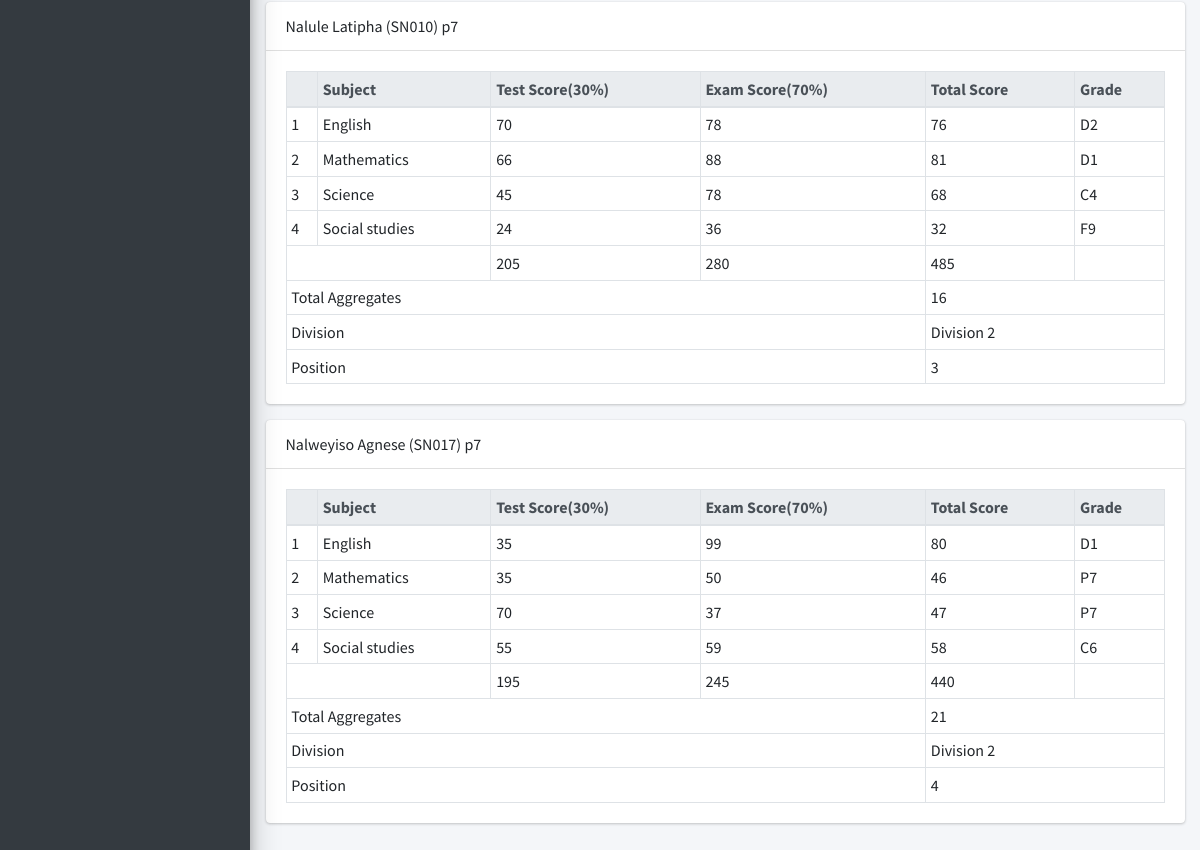
/result/view/all (signed in, lower part), run on an earlier commit of the app's database.
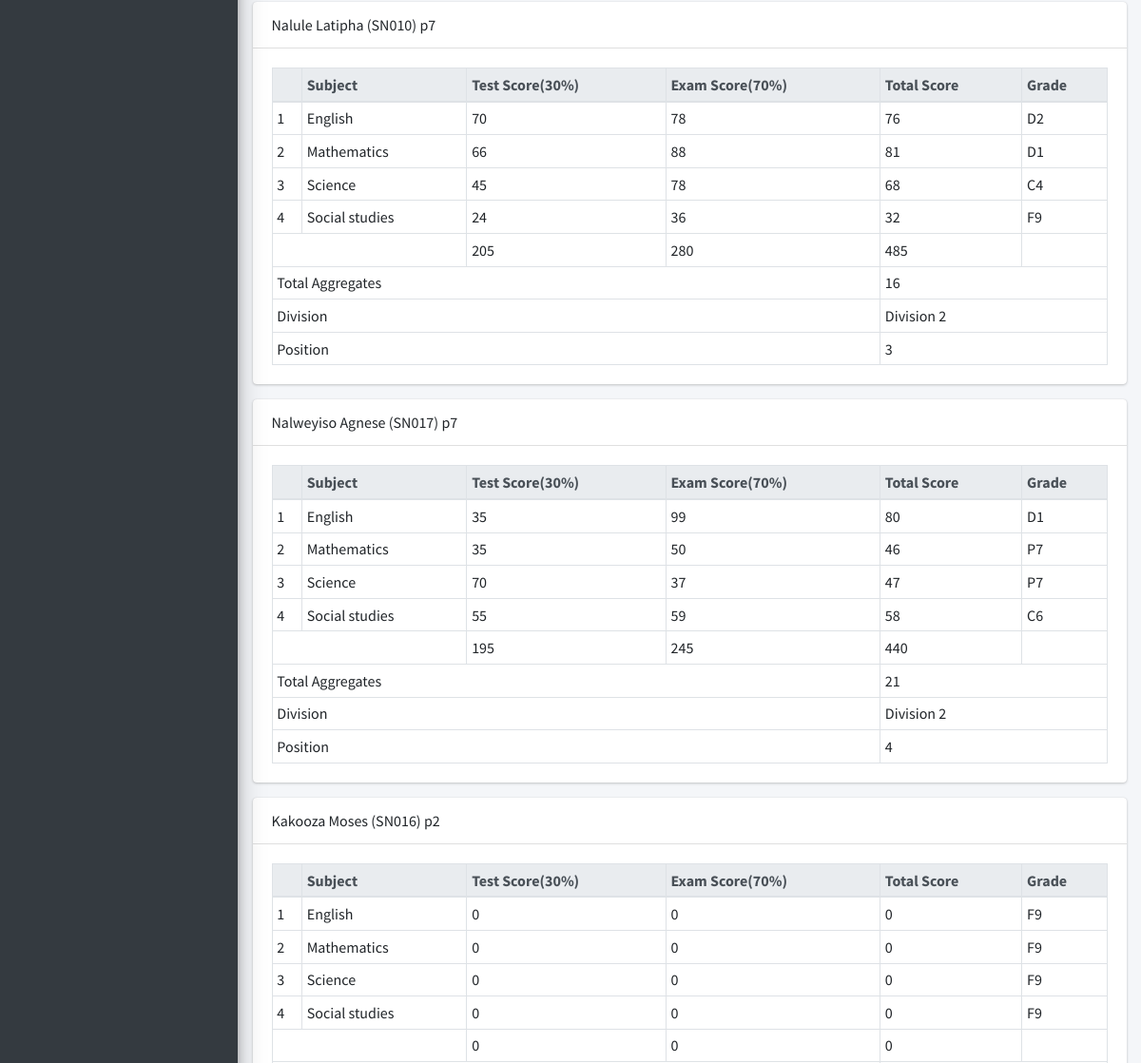
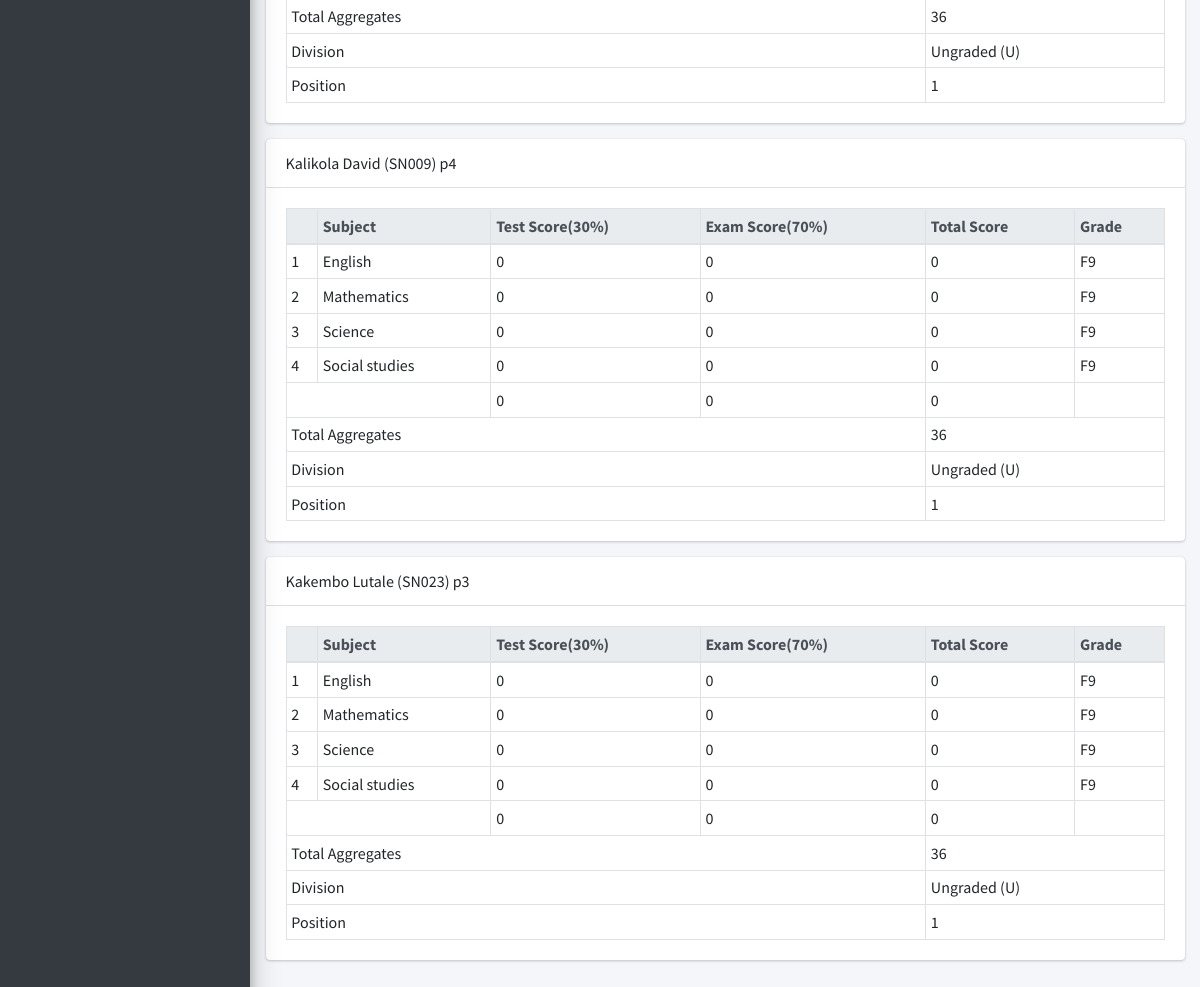
And on a later commit of the database (2 pictures, top to bottom).
### apps/students/models.py (models this page shows, shortened)
class Student(models.Model):
    STATUS_CHOICES = [("active", "Active"), ("inactive", "Inactive")]
    GENDER_CHOICES = [("male", "Male"), ("female", "Female")]
    current_status = models.CharField(
        max_length=10, choices=STATUS_CHOICES, default="active"
    )
    registration_number = models.CharField(max_length=200, unique=True)
    surname = models.CharField(max_length=200)
    firstname = models.CharField(max_length=200)
    other_name = models.CharField(max_length=200, blank=True)
    gender = models.CharField(max_length=10, choices=GENDER_CHOICES, default="male")
    date_of_birth = models.DateField(default=timezone.now)
    current_class = models.ForeignKey(
        StudentClass, on_delete=models.SET_NULL, blank=True, null=True
    )
    date_of_admission = models.DateField(default=timezone.now)
    mobile_num_regex = RegexValidator(
        regex="^[0-9]{10,15}$", message="Entered mobile number isn't in a right format!"
    )
    parent_mobile_number = models.CharField(
        validators=[mobile_num_regex], max_length=13, blank=True
    )
    address = models.TextField(blank=True)
    others = models.TextField(blank=True)
    passport = models.ImageField(blank=True, upload_to="students/passports/")
    class Meta:
        ordering = ["surname", "firstname", "other_name"]
    def __str__(self):
        return f"{self.surname} {self.firstname} {self.other_name} ({self.registration_number})"

### apps/corecode/models.py (models this page shows)
class StudentClass(models.Model):
    name = models.CharField(max_length=200, unique=True)
    class Meta:
        verbose_name = "Class"
        verbose_name_plural = "Classes"
        ordering = ["name"]
    def __str__(self):
        return self.name

class Subject(models.Model):
    name = models.CharField(max_length=200, unique=True)
    class Meta:
        ordering = ["name"]
    def __str__(self):
        return self.name

### apps/result/models.py (models this page shows, shortened)
class Result(models.Model):
    student = models.ForeignKey(Student, on_delete=models.CASCADE)
    session = models.ForeignKey(AcademicSession, on_delete=models.CASCADE)
    term = models.ForeignKey(AcademicTerm, on_delete=models.CASCADE)
    current_class = models.ForeignKey(StudentClass, on_delete=models.CASCADE)
    subject = models.ForeignKey(Subject, on_delete=models.CASCADE)
    test_score = models.IntegerField(default=0)
    exam_score = models.IntegerField(default=0)
    @property
    def calculate_total_aggregates(self):
        results = Result.objects.filter(student=self.student, session=self.session, term=self.term, current_class=self.current_class)
        total_aggregates = sum(result.aggregate() for result in results)
        return total_aggregates
    def total_score(self):
        weighted_test_score = self.test_score * 0.3
        weighted_exam_score = self.exam_score * 0.7
        return round(weighted_test_score + weighted_exam_score)
    def grade(self):
        return score_grade(self.total_score())
    def aggregate(self):
        total_score = self.total_score()
        if 0 <= total_score <= 34:
            return 9
        elif 35 <= total_score <= 44:
            return 8
        elif 45 <= total_score <= 54:
            return 7
        elif 55 <= total_score <= 59:
            return 6
        elif 60 <= total_score <= 64:
            return 5
        elif 65 <= total_score <= 69:
            return 4
        elif 70 <= total_score <= 74:
            return 3
        elif 75 <= total_score <= 79:
            return 2
        elif 80 <= total_score <= 100:
            return 1
    @property
    def calculate_division(self):
        total_aggregates = self.calculate_total_aggregates
        if 4 <= total_aggregates <= 12:
            return "Division 1"
        elif 13 <= total_aggregates <= 23:
            return "Division 2"
        elif 24 <= total_aggregates <= 29:
            return "Division 3"
        elif 30 <= total_aggregates <= 34:
            return "Division 4"
        else:
            return "Ungraded (U)"
    @property
    def calculate_position(self):
        results = Result.objects.filter(session=self.session, term=self.term, current_class=self.current_class)
        sorted_results = sorted(results, key=lambda x: x.total_score(), reverse=True)
        for idx, result in enumerate(sorted_results, start=1):
            if result.student == self.student:
                return idx
        return None

### apps/result/views.py (the view)
# urls.py: path("view/all", ResultListView.as_view(), name="view-results"),
class ResultListView(LoginRequiredMixin, View):
    def get(self, request, *args, **kwargs):
        results = Result.objects.filter(
            session=request.current_session, term=request.current_term
        )
        bulk = {}
        for result in results:
            test_total = 0
            exam_total = 0
            subjects = []
            for subject in results:
                if subject.student == result.student:
                    subjects.append(subject)
                    test_total += subject.test_score
                    exam_total += subject.exam_score
            bulk[result.student.id] = {
                "student": result.student,
                "subjects": subjects,
                "test_total": test_total,
                "exam_total": exam_total,
                "total_total": test_total + exam_total,
                "calculate_total_aggregates":result.calculate_total_aggregates,
                "calculate_division":result.calculate_division,
                "calculate_position":result.calculate_position
            }
        context = {"results": bulk}
        return render(request, "result/all_results.html", context)

### apps/corecode/context_processors.py (called while the page is built)
def site_defaults(request):
    current_session = AcademicSession.objects.get(current=True)
    current_term = AcademicTerm.objects.get(current=True)
    vals = SiteConfig.objects.all()
    contexts = {
        "current_session": current_session.name,
        "current_term": current_term.name,
    }
    for val in vals:
        contexts[val.key] = val.value
    return contexts

### apps/result/utils.py (called while the page is built)
def score_grade(score):
    if score <= 34:
        return "F9"
    elif score <= 44:
        return "P8"
    elif score <= 54:
        return "P7"
    elif score <= 59:
        return "C6"
    elif score <= 64:
        return "C5"
    elif score <=69:
        return "C4"
    elif score <= 74:
        return "C3"
    elif score <=79:
        return "D2"
    else:
        return "D1"

### apps/result/templates/result/all_results.html
{% extends 'base.html' %}
{% block fullcard %}
  {% for key, result in results.items %}
    <div class="card">
      <div class="card-header">
        {{ result.student }}   {{ result.student.current_class }}
      </div>
      <div class="card-body">
        <table class="table table-bordered table-sm">
          <thead class="thead-light">
            <tr>
              <th></th>
              <th>Subject</th>
              <th>Test Score(30%)</th>
              <th>Exam Score(70%)</th>
              <th>Total Score</th>
              <th>Grade</th>
            </tr>
          </thead>
          <tbody>
            {% for subject in result.subjects %}
              <tr>
                <td>{{ forloop.counter }}</td>
                <td>{{ subject.subject }}</td>
                <td>{{ subject.test_score }}</td>
                <td>{{ subject.exam_score }}</td>
                <td>{{ subject.total_score }}</td>
                <td>{{ subject.grade }}</td>
              </tr>
            {% endfor %}
          </tbody>
          <tfoot>
            <tr>
              <td colspan="2"></td>
              <td>{{ result.test_total }}</td>
              <td>{{ result.exam_total }}</td>
              <td>{{ result.total_total }}</td>
              <td></td>
            </tr>
            <tr>
              <td colspan="4">Total Aggregates</td>
              <td colspan="2">{{ result.calculate_total_aggregates }}</td>
            </tr>
            <tr>
              <td colspan="4">Division</td>
              <td colspan="2">{{ result.calculate_division }}</td>
            </tr>
            <tr>
              <td colspan="4">Position</td>
              <td colspan="2">{{ result.calculate_position }}</td>
            </tr>
          </tfoot>
        </table>
      </div>
    </div>
  {% endfor %}
{% endblock fullcard %}

What changed in the data, as far as the page shows it:
now on this page (row unchanged): Student: student "Kakooza Moses (SN016)", student.current_class "p2", test_total "0", exam_total "0", total_total "0", calculate_total_aggregates "36", calculate_division "Ungraded (U)", calculate_position "1"
added Result: subject "English", test_score "0", exam_score "0", total_score "0", grade "F9", shown under "Kakooza Moses (SN016)"
added Result: subject "Mathematics", test_score "0", exam_score "0", total_score "0", grade "F9", shown under "Kakooza Moses (SN016)"
added Result: subject "Science", test_score "0", exam_score "0", total_score "0", grade "F9", shown under "Kakooza Moses (SN016)"
added Result: subject "Social studies", test_score "0", exam_score "0", total_score "0", grade "F9", shown under "Kakooza Moses (SN016)"
now on this page (row unchanged): Student: student "Kalikola David (SN009)", student.current_class "p4", test_total "0", exam_total "0", total_total "0", calculate_total_aggregates "36", calculate_division "Ungraded (U)", calculate_position "1"
added Result: subject "English", test_score "0", exam_score "0", total_score "0", grade "F9", shown under "Kalikola David (SN009)"
added Result: subject "Mathematics", test_score "0", exam_score "0", total_score "0", grade "F9", shown under "Kalikola David (SN009)"
added Result: subject "Science", test_score "0", exam_score "0", total_score "0", grade "F9", shown under "Kalikola David (SN009)"
added Result: subject "Social studies", test_score "0", exam_score "0", total_score "0", grade "F9", shown under "Kalikola David (SN009)"
now on this page (row unchanged): Student: student "Kakembo Lutale (SN023)", student.current_class "p3", test_total "0", exam_total "0", total_total "0", calculate_total_aggregates "36", calculate_division "Ungraded (U)", calculate_position "1"
added Result: subject "English", test_score "0", exam_score "0", total_score "0", grade "F9", shown under "Kakembo Lutale (SN023)"
added Result: subject "Mathematics", test_score "0", exam_score "0", total_score "0", grade "F9", shown under "Kakembo Lutale (SN023)"
added Result: subject "Science", test_score "0", exam_score "0", total_score "0", grade "F9", shown under "Kakembo Lutale (SN023)"
added Result: subject "Social studies", test_score "0", exam_score "0", total_score "0", grade "F9", shown under "Kakembo Lutale (SN023)"
